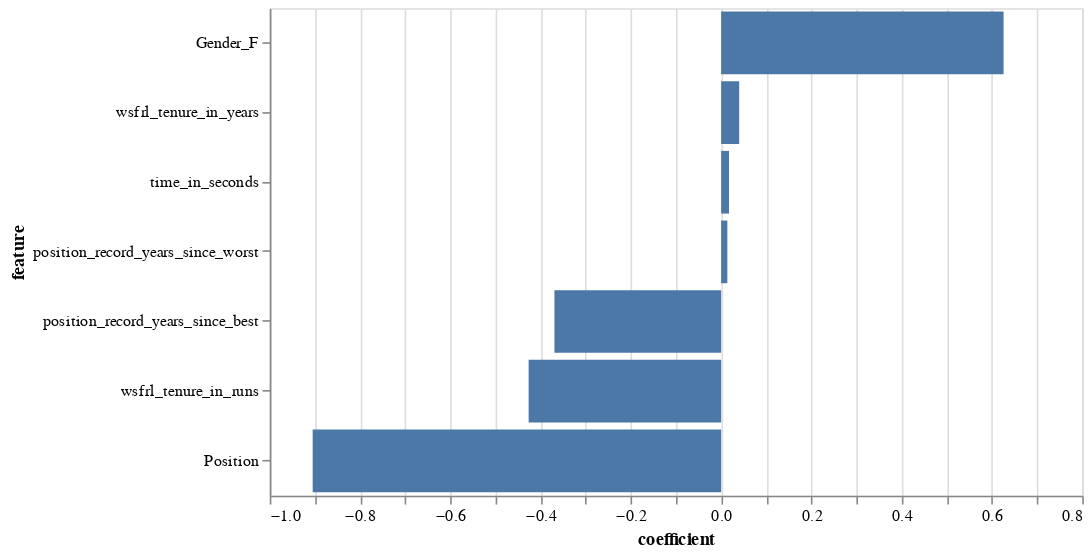

Notebook source saved alongside this figure:
### Code cell
display_feature_coefficients(logistic_regression_classifier, feature_columns)

### Figure 1 — Vega-Lite specification as saved in the notebook (floating-point values rounded to 4 significant figures)
{"config": {"view": {"continuousWidth": 300, "continuousHeight": 300}}, "data": {"name": "data-cdf7f3900b0128798be7c342dd7ac443"}, "mark": {"type": "bar"}, "encoding": {"x": {"field": "coefficient", "type": "quantitative"}, "y": {"field": "feature", "sort": "-x", "type": "nominal"}}, "height": 300, "width": 500, "$schema": "https://vega.github.io/schema/vega-lite/v5.20.1.json", "datasets": {"data-cdf7f3900b0128798be7c342dd7ac443": [{"feature": "Gender_F", "coefficient": 0.6257}, {"feature": "wsfrl_tenure_in_years", "coefficient": 0.03998}, {"feature": "time_in_seconds", "coefficient": 0.01741}, {"feature": "position_record_years_since_worst", "coefficient": 0.01377}, {"feature": "position_record_years_since_best", "coefficient": -0.3693}, {"feature": "wsfrl_tenure_in_runs", "coefficient": -0.4265}, {"feature": "Position", "coefficient": -0.9049}]}}
